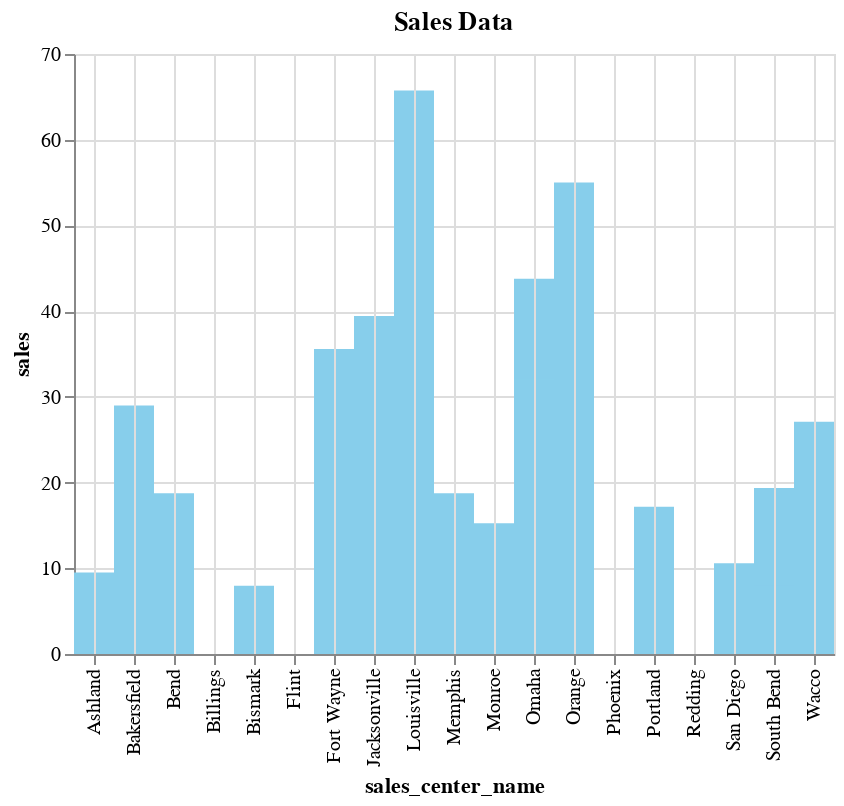

Here is the notebook cell this chart was saved with:
### Markdown cell above
#### In this case, the chart data is in a separate file.
The **data** parameter is used to specify the path to the data file relative to the chart file.

### Code cell
%chart spec=notebooks/sql/charts/SalesDataSept2019-ExtData-Chart.json, data=../data/salesdata.json

### Figure 1 — Vega-Lite specification as saved in the notebook (floating-point values rounded to 4 significant figures)
{"$schema": "https://vega.github.io/schema/vega-lite/v3.json", "data": {"format": {"type": "json"}, "values": [{"SALES": ".00", "Sales_Center_ID": "1111", "Sales_Center_Name": "Phoenix"}, {"SALES": "35.58", "Sales_Center_ID": "1114", "Sales_Center_Name": "Fort Wayne"}, {"SALES": ".00", "Sales_Center_ID": "9999", "Sales_Center_Name": "Redding"}, {"SALES": "16.50", "Sales_Center_ID": "1113", "Sales_Center_Name": "Jacksonville"}, {"SALES": "7.79", "Sales_Center_ID": "6666", "Sales_Center_Name": "Memphis"}, {"SALES": "65.73", "Sales_Center_ID": "4444", "Sales_Center_Name": "Louisville"}, {"SALES": "29.00", "Sales_Center_ID": "2111", "Sales_Center_Name": "Bakersfield"}, {"SALES": "17.18", "Sales_Center_ID": "1116", "Sales_Center_Name": "Portland"}, {"SALES": "43.78", "Sales_Center_ID": "3333", "Sales_Center_Name": "Omaha"}, {"SALES": ".00", "Sales_Center_ID": "8888", "Sales_Center_Name": "San Diego"}, {"SALES": "27.10", "Sales_Center_ID": "1118", "Sales_Center_Name": "Wacco"}, {"SALES": ".00", "Sales_Center_ID": "1119", "Sales_Center_Name": "Flint"}, {"SALES": "55.00", "Sales_Center_ID": "3111", "Sales_Center_Name": "Orange"}, {"SALES": "19.36", "Sales_Center_ID": "1112", "Sales_Center_Name": "South Bend"}, {"SALES": ".00", "Sales_Center_ID": "2222", "Sales_Center_Name": "Bend"}, {"SALES": ".00", "Sales_Center_ID": "1115", "Sales_Center_Name": "Billings"}, {"SALES": "15.25", "Sales_Center_ID": "7777", "Sales_Center_Name": "Monroe"}, {"SALES": "9.50", "Sales_Center_ID": "1117", "Sales_Center_Name": "Ashland"}, {"SALES": ".00", "Sales_Center_ID": "1111", "Sales_Center_Name": "Phoenix"}, {"SALES": ".00", "Sales_Center_ID": "9999", "Sales_Center_Name": "Redding"}, {"SALES": "39.42", "Sales_Center_ID": "1113", "Sales_Center_Name": "Jacksonville"}, {"SALES": "18.75", "Sales_Center_ID": "6666", "Sales_Center_Name": "Memphis"}, {"SALES": "20.85", "Sales_Center_ID": "4444", "Sales_Center_Name": "Louisville"}, {"SALES": "32.00", "Sales_Center_ID": "3333", "Sales_Center_Name": "Omaha"}, {"SALES": "10.60", "Sales_Center_ID": "8888", "Sales_Center_Name": "San Diego"}, {"SALES": "8.00", "Sales_Center_ID": "1112", "Sales_Center_Name": "South Bend"}, {"SALES": "18.75", "Sales_Center_ID": "2222", "Sales_Center_Name": "Bend"}, {"SALES": ".00", "Sales_Center_ID": "7777", "Sales_Center_Name": "Monroe"}, {"SALES": ".00", "Sales_Center_ID": "5555", "Sales_Center_Name": "Bismark"}, {"SALES": "7.97", "Sales_Center_ID": "5555", "Sales_Center_Name": "Bismark"}]}, "encoding": {"x": {"axis": {"grid": true, "title": "sales_center_name"}, "field": "Sales_Center_Name", "type": "nominal"}, "y": {"axis": {"grid": true, "title": "sales"}, "field": "SALES", "type": "quantitative"}}, "mark": {"color": "skyblue", "type": "rect"}, "title": "Sales Data"}
